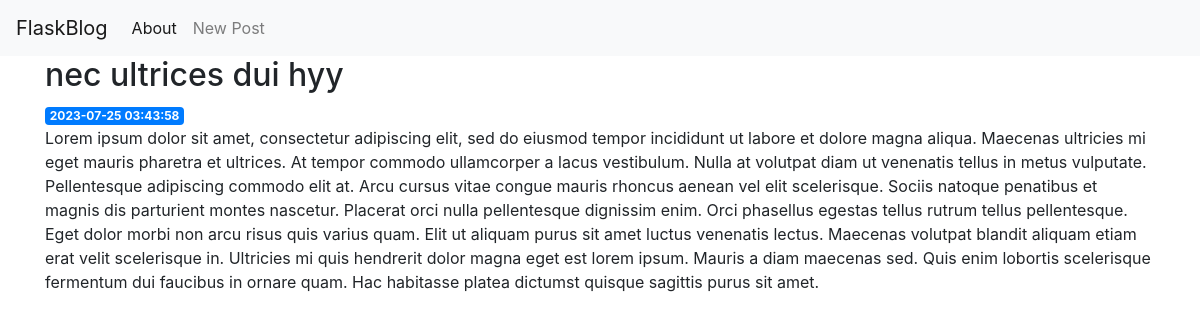
/4, run on the app's committed database.
### tables this page shows
CREATE TABLE posts (
    id INTEGER PRIMARY KEY AUTOINCREMENT,
    created TIMESTAMP NOT NULL DEFAULT CURRENT_TIMESTAMP,
    title TEXT NOT NULL,
    content TEXT NOT NULL
);

### app.py (the view)
@app.route('/<int:post_id>')
def post(post_id):
    post = get_post(post_id)
    return render_template('post.html', post=post)

### app.py (called while the page is built)
def get_db_connection():
    conn = sqlite3.connect('database.db')
    conn.row_factory = sqlite3.Row
    return conn

def get_post(post_id):
    conn = get_db_connection()
    post = conn.execute('SELECT * FROM posts WHERE id = ?',
                        (post_id,)).fetchone()
    conn.close()
    if post is None:
        abort(404)
    return post

### templates/post.html
{% extends 'base.html' %}
{% block content %}
    <h2>{% block title %} {{ post['title'] }} {% endblock %}</h2>
    <span class="badge badge-primary">{{ post['created'] }}</span>
    <p>{{ post['content'] }}</p>
{% endblock %}

### templates/base.html (shortened to what this page needs)
<!doctype html>
<html lang="en">
<head>
  <link rel="stylesheet" href="https://stackpath.bootstrapcdn.com/bootstrap/4.3.1/css/bootstrap.min.css"
>
</head>
<body>
  <nav class="navbar navbar-expand-md navbar-light bg-light">
    <a class="navbar-brand" href="{{ url_for('index')}}">FlaskBlog</a>
    <div class="collapse navbar-collapse" id="navbarNav">
      <ul class="navbar-nav">
        <li class="nav-item active">
          <a class="nav-link" href="#">About</a>
        </li>
        <li class="nav-item">
          <a class="nav-link" href="{{url_for('create')}}">New Post</a>
        </li>
      </ul>
    </div>
  </nav>
  <div class="container">
    {% block content %} {% endblock %}
  </div>
</body>
</html>

### data on the page
posts: title "nec ultrices dui hyy", created "2023-07-25 03:43:58", content "Lorem ipsum dolor sit amet, consectetur adipiscing elit, sed do eiusmod tempor incididunt ut labore et dolore magna aliqua. Maecenas ultricies mi eget mauris pharetra et ultrices. At tempor commodo ullamcorper a lacus vestibulum. Nulla at volutpat diam ut venenatis tellus in metus vulputate. Pellentesque adipiscing commodo elit at. Arcu cursus vitae congue mauris rhoncus aenean vel elit scelerisque. Sociis natoque penatibus et magnis dis parturient montes nascetur. Placerat orci nulla pellentesque dignissim enim. Orci phasellus egestas tellus rutrum tellus pellentesque. Eget dolor morbi non arcu risus quis varius quam. Elit ut aliquam purus sit amet luctus venenatis lectus. Maecenas…"
